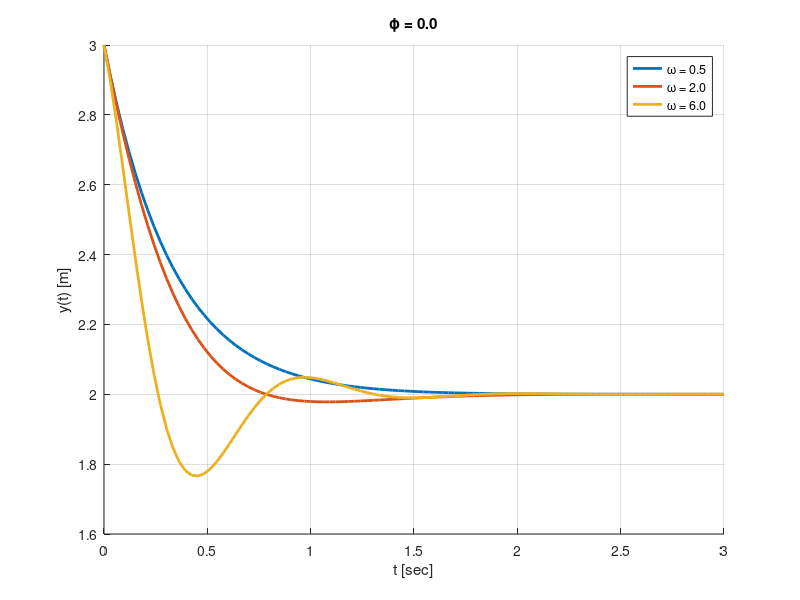
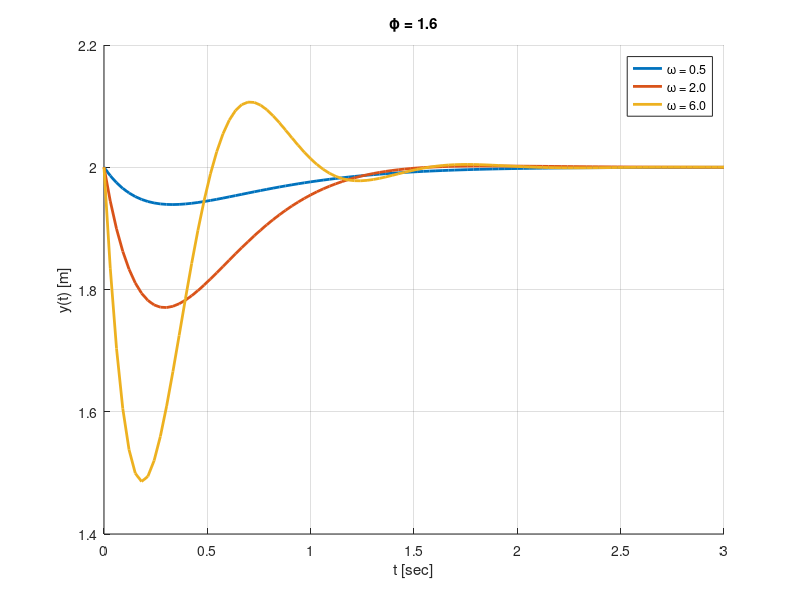

Recreate these plots in MATLAB, in order.
clear; close all; clc;

% Description: Plots three curves

phi = 0;

y = @(w,t) exp(-3*t).*cos(w*t + phi) + 2;

t = linspace(0,3,100);
figure(1)
hold on
for w = [0.5,2,6]
    yval = @(t) y(w,t);
    plot(t, yval(t),'LineWidth',2,'DisplayName',sprintf('%c = %.1f',969,w))
end
xlabel('t [sec]')
ylabel('y(t) [m]')
title(sprintf('%c = %.1f',981,0))
grid on
legend show

phi = pi/2;

y = @(w,t) exp(-3*t).*cos(w*t + phi) + 2;

t = linspace(0,3,100);
figure(2)
hold on
for w = [0.5,2,6]
    yval = @(t) y(w,t);
    plot(t, yval(t),'LineWidth',2,'DisplayName',sprintf('%c = %.1f',969,w))
end
xlabel('t [sec]')
ylabel('y(t) [m]')
title(sprintf('%c = %.1f',981,pi/2))
grid on
legend show
